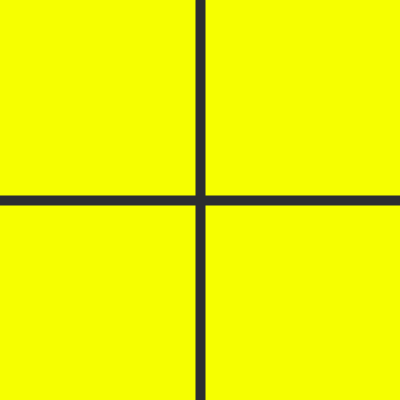
Frame 1 (no input)
Frame 60 (the mouse pressed at the canvas centre just before this capture): identical to frame 1, image omitted
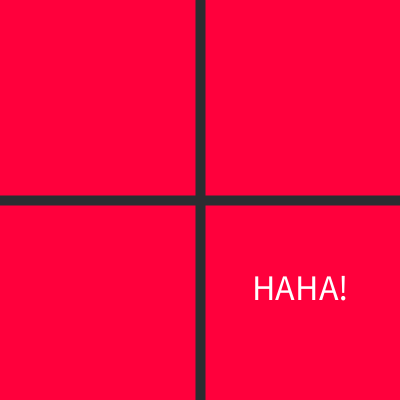
Frame 120 (the mouse held since frame 60 and released just before this capture)

The Processing sketch that drew these frames (run headless with seeded random() and noise(); from frame 60 on, the mouse is pressed at the canvas centre):

// Processing sketch: Hit_Detection_01
// ── Hit_Detection_01.pde
/*

 02/10/2017
 Hitboxes
 
 */

void setup() {
  size(400, 400);
  smooth();
  frameRate(120);
  noStroke();
  textSize(36);
  textAlign(CENTER);
}

void draw() {
  background(#393C40);

  stroke(#2B2D31);
  strokeWeight(10);

  //line(0, 0, width, height);
  //line(width, 0, 0, height);

  //fill(#FF003C);
  //triangle(0, 0, width, 0, width/2, height/2);
  //fill(#008EFF);
  //triangle(width, 0, width, height, width/2, height/2);
  //fill(#00FF92);
  //triangle(width, height, 0, height, width/2, height/2);
  //fill(#F6FF00);
  //triangle(0, 0, 0, height, width/2, height/2);

  
  
  if (mouseX >= width/2 && mouseX <= width && mouseY >= height/2 && mouseY <= height) {
    background(#FF003C);
    if (mousePressed) {
      text("HAHA!", width*3/4, height*3/4);
    }
  } else if (mouseX <= width/2 && mouseX >= 0 && mouseY >= height/2 && mouseY <= height) {
    background(#008EFF);
    if (mousePressed) {
      text("HAHA!", width/4, height*3/4);
    }
  } else if (mouseX >= width/2 && mouseX <= width && mouseY <= height/2 && mouseY >= 0) {
    background(#00FF92);
    if (mousePressed) {
      text("HAHA!", width*3/4, height/4);
    }
  } else {
    background(#F6FF00);
    if (mousePressed) {
      text("HAHA!", width/4, height/4);
    }
  }
  line(width/2, 0, width/2, height);
  line(0, height/2, width, height/2);
}
